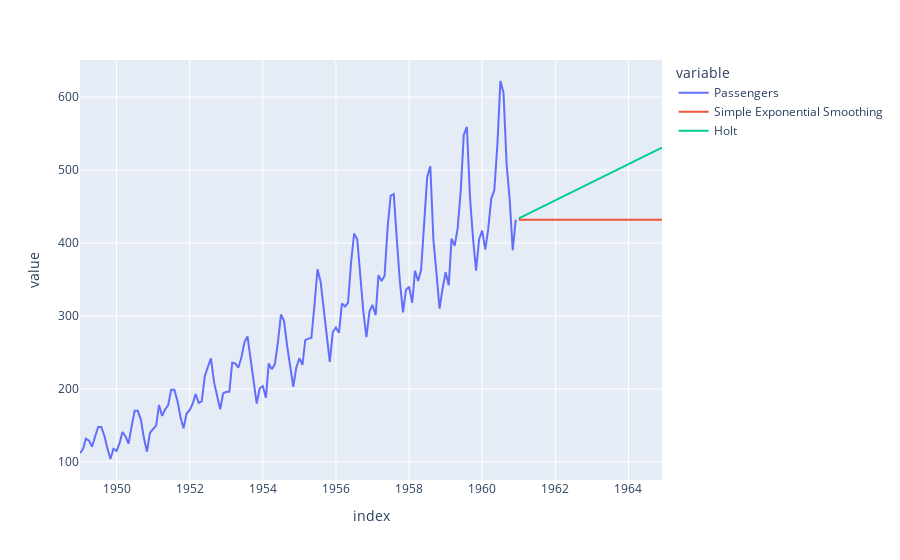

Notebook code for this chart:
### Markdown cell above
### Holt's Exponential Smoothing

### Code cell
def holt_forecast(data, horizon):
    model = ExponentialSmoothing(data, trend='add')
    model_fit = model.fit()
    forecast = model_fit.forecast(steps=horizon)
    return forecast

df_forecast_exponential['Holt'] = holt_forecast(data, horizon)

pd.concat([df_passengers, df_forecast_exponential]).plot()

### Figure 1 — Plotly figure (JSON) as saved in the notebook; plotly's stock layout.template omitted (floating-point values rounded to 4 significant figures; data arrays with more than 128 entries replaced by an {"elided": "..."} marker saying what was removed)
{"data": [{"hovertemplate": "variable=Passengers<br>index=%{x}<br>value=%{y}<extra></extra>", "legendgroup": "Passengers", "line": {"color": "#636efa", "dash": "solid"}, "marker": {"symbol": "circle"}, "mode": "lines", "name": "Passengers", "orientation": "v", "showlegend": true, "type": "scatter", "x": {"elided": "192 str values"}, "xaxis": "x", "y": {"elided": "192 float values"}, "yaxis": "y"}, {"hovertemplate": "variable=Simple Exponential Smoothing<br>index=%{x}<br>value=%{y}<extra></extra>", "legendgroup": "Simple Exponential Smoothing", "line": {"color": "#EF553B", "dash": "solid"}, "marker": {"symbol": "circle"}, "mode": "lines", "name": "Simple Exponential Smoothing", "orientation": "v", "showlegend": true, "type": "scatter", "x": {"elided": "192 str values"}, "xaxis": "x", "y": {"elided": "192 float values"}, "yaxis": "y"}, {"hovertemplate": "variable=Holt<br>index=%{x}<br>value=%{y}<extra></extra>", "legendgroup": "Holt", "line": {"color": "#00cc96", "dash": "solid"}, "marker": {"symbol": "circle"}, "mode": "lines", "name": "Holt", "orientation": "v", "showlegend": true, "type": "scatter", "x": {"elided": "192 str values"}, "xaxis": "x", "y": {"elided": "192 float values"}, "yaxis": "y"}], "layout": {"legend": {"title": {"text": "variable"}, "tracegroupgap": 0}, "margin": {"t": 60}, "xaxis": {"anchor": "y", "domain": [0, 1], "title": {"text": "index"}}, "yaxis": {"anchor": "x", "domain": [0, 1], "title": {"text": "value"}}}}
